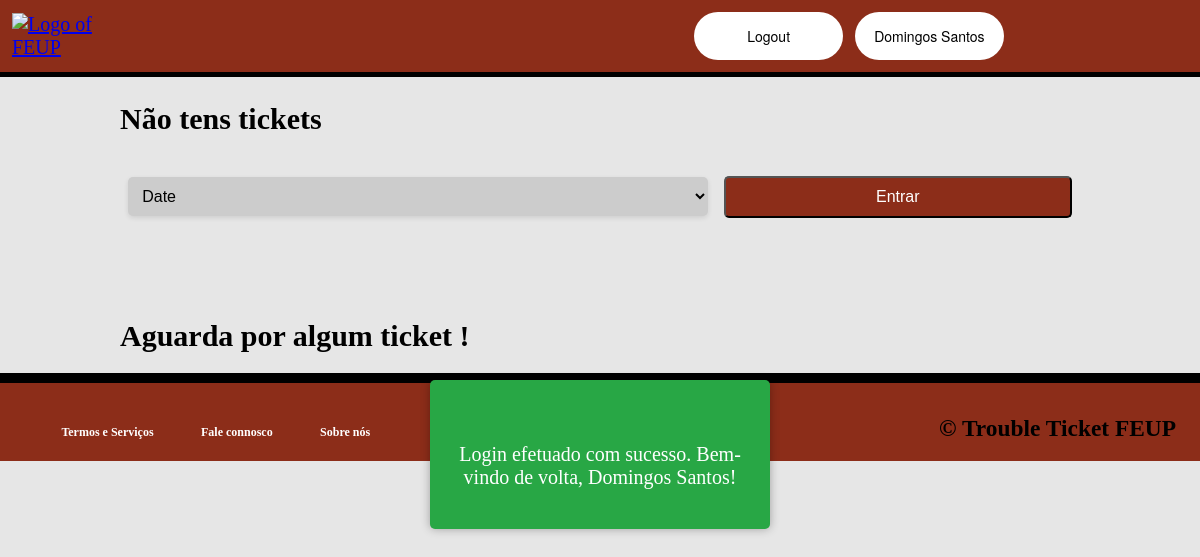
Page /pages/ticketsee.php (signed in) on the earlier database version.
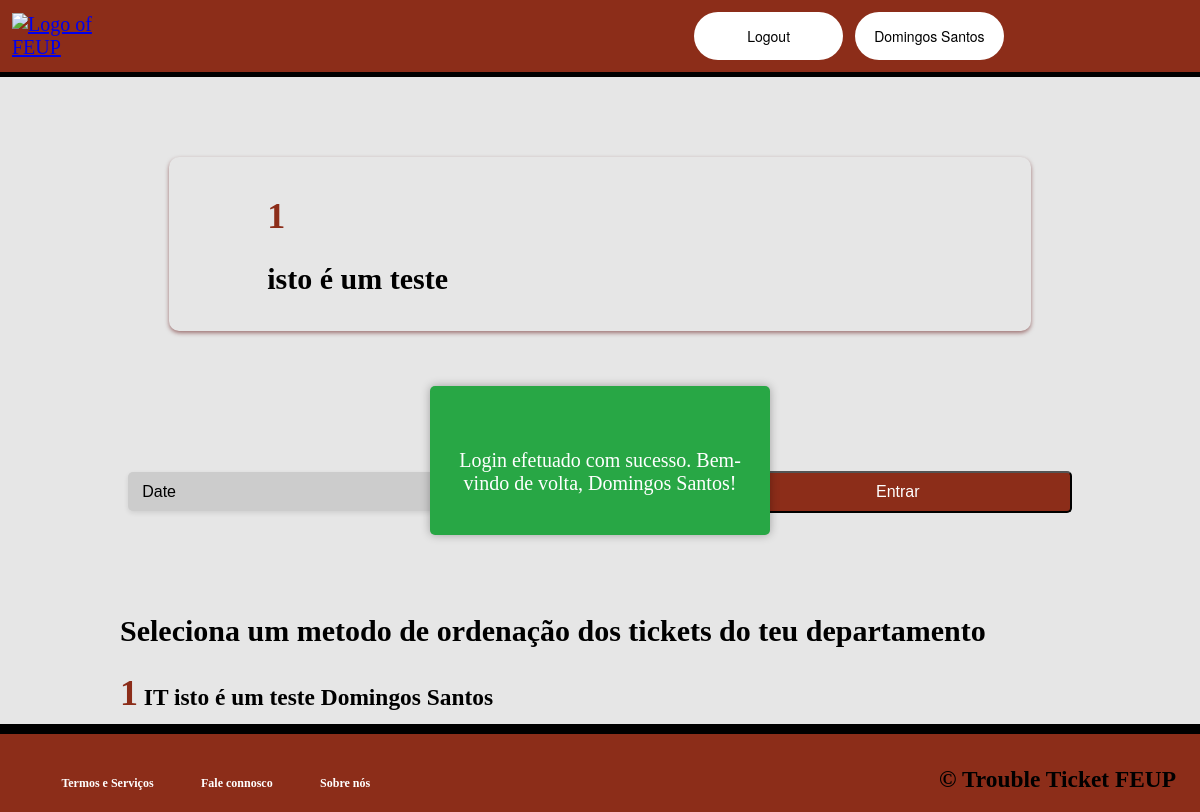
Same page on the later database version.
### tables this page shows
CREATE TABLE ticket(
	ticket_id INTEGER PRIMARY KEY,
	id INTEGER,
	department_id INTEGER, 
	status_id INTEGER,
	tittle TEXT NOT NULL,
	description TEXT NOT NULL,
	initial_date DATE NOT NULL,
	hashtag_id INTEGER DEFAULT 1,
	agent_id INTEGER DEFAULT -1,
	FOREIGN KEY(id) REFERENCES user(id),
	FOREIGN KEY(department_id) REFERENCES department(department_id),
	FOREIGN KEY(status_id) REFERENCES status(status_id)
	--- CONSTRAINT ticket_pk PRIMARY KEY(ticket_id)
);

CREATE TABLE department(
	department_id INTEGER PRIMARY KEY,
	name TEXT NOT NULL
	--- CONSTRAINT department_pk PRIMARY KEY(department_id)
);

CREATE TABLE user(
	id INTEGER PRIMARY KEY,
	role INTEGER DEFAULT 2,
	username TEXT NOT NULL,
	name TEXT NOT NULL,
	email TEXT NOT NULL,
	password TEXT NOT NULL
	--- CONSTRAINT user_pk PRIMARY KEY(id)
);

### classes/session.class.php (called while the page is built, shortened)
<?php
  class Session {
    private array $messages;
    public function __construct() {
      $this->messages = isset($_SESSION['messages']) ? $_SESSION['messages'] : array();
    }
    public function isLoggedIn() : bool {
      return isset($_SESSION['id']);
    }
    public function getMessages() {
      return $this->messages;
    }
  }
?>

### classes/ticket.class.php (called while the page is built, shortened)
<?php
  require_once('user.class.php');
  require_once('session.class.php');
  class Ticket {
    public function __construct(int $ticket_id, int $id,  int $department_id, int $status_id, string $tittle, string $description, string $initial_date,int $hashtag_id, int $agent_id) {
        $this->ticket_id = $ticket_id;
        $this->id = $id;
        $this->department_id = $department_id;
        $this->description = $description;
      }
    static function getmyTickets(PDO $db, int $id) : ?array{
      $stmt = $db->prepare('SELECT ticket_id,id,department_id,status_id,tittle,description,initial_date,hashtag_id,agent_id FROM ticket where id = ?');
      $stmt->execute(array($id));
      while($ticket = $stmt->fetch()){
        $tickets[] = new Ticket(
          $ticket['ticket_id'],
          $ticket['id'],
          $ticket['department_id'],
          $ticket['status_id'],
          $ticket['tittle'],
          $ticket['description'],
          $ticket['initial_date'],
          $ticket['hashtag_id'],
          $ticket['agent_id']
        );
      }
      if($tickets == null) {
        return null;
      }
      else {
      return $tickets;}
    }
}
  ?>

### classes/user.class.php (called while the page is built, shortened)
<?php
  class User {
    public function __construct(int $id, int $role, string $username, string $name, string $email) {
      $this->role = $role;
      $this->name = $name;
    }
    static function getUser(PDO $db, int $id) : ?User {
      $stmt = $db->prepare('SELECT id,role,username,name,email,password FROM user WHERE id = ?');
      $stmt->execute(array(intval($id)));
      $user = $stmt->fetch();
      if($user){
      return new User(
          $user['id'],
          $user['role'],
          $user['username'],
          $user['name'],
          $user['email']
      );}
      else return null;
    }
}
?>

### classes/department.class.php (called while the page is built, shortened)
<?php
  require_once('ticket.class.php');
  require_once('session.class.php');
  class Department {
    static public function getDepartmentName(PDO $db, int $department_id): string {
        $stmt = $db->prepare('SELECT name FROM department where department_id = ?');
        $stmt->execute(array($department_id));
        $name = $stmt->fetch();
        $name = ($name['name']);
        if($name){
        return $name;}
        else{
            return "null";
        }
    }
    static public function getTicketsDepartment(PDO $db , int $id, int $integer) : ?array{
      if($integer == 0){
      $stmt = $db ->prepare('SELECT DISTINCT ticket.ticket_id,ticket.id,ticket.department_id,ticket.status_id,ticket.tittle,ticket.description,ticket.initial_date,ticket.hashtag_id,ticket.agent_id FROM agent,department,ticket where ticket.department_id = department.department_id and agent.department_id = department.department_id and agent.id = ? ORDER BY ticket.initial_date');}
      $stmt->execute(array($id));
        while($ticket = $stmt->fetch()){
          $tickets[] = new Ticket(
            $ticket['ticket_id'],
            $ticket['id'],
            $ticket['department_id'],
            $ticket['status_id'],
            $ticket['tittle'],
            $ticket['description'],
            $ticket['initial_date'],
            $ticket['hashtag_id'],
            $ticket['agent_id']
          );
        }
        return $tickets;
    }
  }

### templates/tickets.tpl.php (the view, shortened to what this page needs)
<?php
require_once(dirname(__DIR__).'/database/connection.db.php');
require_once(dirname(__DIR__).'/classes/ticket.class.php');
require_once(dirname(__DIR__).'/classes/user.class.php');
require_once(dirname(__DIR__).'/classes/session.class.php');
require_once(dirname(__DIR__).'/classes/hashtag.class.php');
require_once(dirname(__DIR__).'/classes/ticket.class.php');
require_once(dirname(__DIR__).'/classes/department.class.php');
        ?> <h2><?= $ticket->ticket_id, $ticket->id, $ticket->tittle, $ticket->initial_date, $ticket->agent_id?></h2> <?php
function drawmyTickets(int $id){
    $db = getDatabaseConnection();
    $tickets = Ticket::getmyTickets($db,$id);
    if($tickets) {
    ?>
        <div id="myTickets">
        <?php foreach($tickets as $ticket){ ?>
            <div class="ticketContainer">
                <h3 class="loginItem"><a href="../pages/ticketseeonly.php?ticket_id=<?=$ticket->ticket_id?>" ><?= $ticket->ticket_id ?></a></h3>
                <h2><?= $ticket->description?></h2>
            </div>
        <?php } ?>
        </div>
        <?php
}
else {
    ?> <h2>Não tens tickets</h2> <?php
}
}
function drawDepartmentTickets(int $id) {
    $db = getDatabaseConnection();
    $user = User::getUser($db,$_SESSION['id']);
    if($user->role != 2) {
    ?>
    <div class="department-tickets">
    <form action="../actions/orderTickets.action.php" method="POST">
    <select name ="order" id="order">
        <option value="0">Date</option>
    </select>
    <input id="button" type="submit" value="Entrar">
    </form>
    </div>
    <?php
    } ?>
    <?php
    $tickets = Department::getTicketsDepartment($db,$id,$_SESSION['order']);
    if($tickets) {
        ?> <h2>Seleciona um metodo de ordenação dos tickets do teu departamento</h2> <?php
    foreach($tickets as $ticket){
        $department_name = Department::getDepartmentName($db,$ticket->department_id);
        $user_name = User::getUser($db,$ticket->id);
        ?> <h3 class="loginItem"><a href="../pages/ticketseeonly.php?ticket_id=<?=$ticket->ticket_id?>" ><?= $ticket->ticket_id?></a><?=" " .$department_name . " " . $ticket->description . " " . $user_name->name?></h3> <?php
    }
    ?></div><?php
}
    else if($tickets == null && ($_SESSION['role'] == 1 || $_SESSION['role'] == 0)) {
        ?> <h2>Aguarda por algum ticket !</h2> <?php
    }
}
    ?>

### templates/common.php (shortened to what this page needs)
<?php
    function drawHeader(Session $session) { ?>
        <!DOCTYPE html>
        <html lang="PT-pt">
            <head>
                <link rel="stylesheet" href="../css/header.css">
                <link rel="stylesheet" href="../css/index.css">
                <link rel="stylesheet" href="../css/drawInfoTicket.css">
                <link rel="stylesheet" href="../css/accordion.css">
                <link rel="stylesheet" href="../css/footer.css">
                <link rel="stylesheet" href="../css/messages.css">
                <link rel="stylesheet" href="../css/profile.css">
                <link rel="stylesheet" href="../css/faqAnswer.css">
                <link rel="stylesheet" href="../css/ticketManaging.css">
                <link rel="stylesheet" href="../css/editFaq.css">
                <link rel="stylesheet" href="../css/login.css">
                <link rel="stylesheet" href="../css/drawAcessDenied.css">
                <link rel="stylesheet" href="../css/search.css">
                <link rel="stylesheet" href="../css/editUser.css">
                <link rel="stylesheet" href="../css/register.css">
                <link rel="stylesheet" href="../css/addTicket.css">
                <link rel="stylesheet" href="../css/myTickets.css">
                <link rel="stylesheet" href="../css/editTicket.css">
                <link rel="stylesheet" href="../css/ticket.css">
                <link rel="stylesheet" href="../css/ticketsPerHashtag.css">
            </head>
            <body>
                <header>
                        <a href="../pages/index.php">
                            <img src="https://dec.fe.up.pt/wp-content/uploads/2021/03/logo-feup-white.png" alt="Logo of FEUP">
                        </a>
                        <?php
                            if ($session->isLoggedIn())
                            drawLoginUser($session->getId(), $session->getName());
                            else drawDefaultUser();
                        ?>
                </header>
            </body>
            <main>
            <?php
        }
        function drawLoginUser(int $id, string $name) { ?>
            <div id="login">
                <button>
                    <a href="../actions/logout.action.php">Logout</a>
                </button>
                <button>
                    <a href="../pages/profile.php?id=<?=$id?>"><?=$name?></a>
                </button>
            </div>
        <?php
        }
        function drawDefaultUser() { ?>
        <?php }
        function drawMessages(Session $session) {
            echo '<div id="popup-container">';
            foreach ($session->getMessages() as $message) {
                echo '<div class="popup-alert ' . $message['type'] . '">';
                echo '<p>' . $message['text'] . '</p>';
                echo '</div>';
            }
            echo '</div>';
        }
function drawFooter() { ?>
    </main>
    <footer>
        <div class="footer">
            <nav>
            <div class = "footer-links">
                <h3><a href="../pages/index.php">Termos e Serviços</a></h3>
                <h3><a href="../pages/index.php">Fale connosco</a></h3>
                <h3><a href="../pages/index.php">Sobre nós</a></h3>
            </div>
            </nav>
            <h3> &#169; Trouble Ticket FEUP</h3>
           </div>
    </footer>
    </body>
</html> <?php
}
?>

### pages/ticketsee.php (shortened to what this page needs)
<?php
require_once(dirname(__DIR__).'/templates/common.php');
require_once(dirname(__DIR__).'/classes/session.class.php');
require_once(dirname(__DIR__).'/classes/ticket.class.php');
require_once(dirname(__DIR__).'/classes/department.class.php');
require_once(dirname(__DIR__).'/templates/tickets.tpl.php');
$session = new Session();
drawHeader($session);
if (count($session->getMessages())) drawMessages($session);
drawmyTickets($_SESSION['id']);
drawDepartmentTickets($_SESSION['id']);
drawFooter();
?>

### css/header.css (style rules this page uses)
body { background-color: #f2f2f2; margin: 0; padding: 0; }
header { display: flex; flex-direction: row; justify-content: space-between; align-items: center; padding: 1%; background-color: #8C2D19; border-bottom: 5px solid black; color: #fff; margin-bottom: 0; }
header > a > img { width: 25%; height: auto; margin-right: 2%; }
#login { display: grid; grid-template-columns: repeat(3, 1fr); grid-gap: 1vw; color: #fff; text-decoration: none; color: #fff; transition: color 0.3s ease; margin-right: 2%; }
#login > button { background-color: white; white-space: nowrap; display: inline-block; border-radius: 2vw; border-style: none; box-sizing: border-box; color: #ffffff; cursor: pointer; display: inline-block; font-family: "Haas Grot Text R Web", "Helvetica Neue", Helvetica, Arial, sans-serif; font-size: 70%; font-weight: 500; height: 4vw; line-height: 2vw; list-style: none; margin: 0; outline: none; padding: 1vw 1.6vw; position: relative; text-align: center; text-decoration: none; transition: color 100ms; vertical-align: baseline; user-select: none; -webkit-user-select: none; touch-action: manipulation; }
#login > button > a { text-decoration: none; color: black; transition: color 0.3s ease; }

### css/index.css (style rules this page uses)
body { font-size: 20px; margin: 0; padding: 0; background-color: #f7f7f7; }

### css/footer.css (style rules this page uses)
.footer { display: flex; flex-direction: row; justify-content: space-between; background-color: #8C2D19; border-top: 10px solid black; align-items: center; padding: 2%; color: #fff; height: 30px; }
.footer a { font-size: 1vw; text-decoration: none; color: #fff; transition: black 0.3s ease; margin: 10px; white-space: nowrap; }
.footer-links { width: auto; display: flex; flex-direction: row; justify-content: space-between; }

### css/messages.css (style rules this page uses)
#popup-container { position: fixed; top: 50%; left: 50%; transform: translate(-50%, -50%); width: 300px; border-radius: 8px; padding: 20px; z-index: 9999; display: flex; flex-direction: column; align-items: center; justify-content: center; }
.popup-alert { display: flex; align-items: center; justify-content: center; position: absolute; text-align: center; top: 0; left: 0; right: 0; padding: 20px; background-color: rgba(0, 0, 0, 0.8); color: #fff; border-radius: 5px; box-shadow: 0 0 10px rgba(0, 0, 0, 0.3); opacity: 0; transform: translateY(-100%); animation: fade-in 0.5s forwards; }
.popup-alert.success { background-color: #28a745; }

### css/profile.css (style rules this page uses)
:root { --backgroundColor: #e6e6e6; --buttonColor: #8c2d19; --buttonHoverColor: #d24016; --whiteColor: white; --borderColor: #ccc; }
body { background-color: #e6e6e6; }

### css/ticketManaging.css (style rules this page uses)
form, select, label { margin: 0; padding: 0; border: none; font-family: Arial, sans-serif; box-sizing: border-box; }
select { width: 100%; padding: 10px; font-size: 16px; border-radius: 5px; background-color: #fff; box-shadow: 0 2px 5px rgba(0, 0, 0, 0.1); transition: box-shadow 0.3s ease-in-out; }
option { padding: 5px; }

### css/editFaq.css (style rules this page uses)
:root { --backgroundColor: #e6e6e6; --buttonColor: #8c2d19; --buttonHoverColor: #d24016; --whiteColor: white; --borderColor: #ccc; }

### css/login.css (style rules this page uses)
:root { --backgroundColor: #e6e6e6; --buttonColor: #8c2d19; --buttonHoverColor: #d24016; --whiteColor: white; --borderColor: #ccc; --buttonShadowColor: #8c2d19; }

### css/drawAcessDenied.css (style rules this page uses)
:root { --backgroundColor: #e6e6e6; --principalColor: #8c2d19; --buttonHoverColor: #d24016; --whiteColor: white; --borderColor: #ccc; --boxShadow: 0px 0px 5px 0px var(--principalColor); }

### css/search.css (style rules this page uses)
:root { --backgroundColor: #e6e6e6; --buttonColor: #8c2d19; --buttonHoverColor: #d24016; --whiteColor: white; --borderColor: #ccc; }

### css/editUser.css (style rules this page uses)
:root { --backgroundColor: #e6e6e6; --borderColor: #ccc; --seeProfileShadow: 0 0 5px rgba(94, 2, 2, 0.582); --boxShadowForm: 0 0 5px rgba(0, 0, 0, 0.2); --principalColor: #8c2d19; --whiteColor: white; --submitHoverColor: #d24016; }
body { background-color: var(--backgroundColor); }

### css/register.css (style rules this page uses)
:root { --principalColor: #8C2D19; --backgroundColor: #e6e6e6; --whiteColor: #FFF; --focusBorderColor: rgba(140, 45, 25, 0.5); --submitHoverColor: #D24016; --borderColor: #ccc; --errorColor: red; --successColor: green; --blackColor: black; }

### css/addTicket.css (style rules this page uses)
:root { --principalColor: #8C2D19; --backgroundColor: #e6e6e6; --whiteColor: #FFF; --focusBorderColor: rgba(140, 45, 25, 0.5); --submitHoverColor: #D24016; --borderColor: #ccc; --blackColor: black; }

### css/editTicket.css (style rules this page uses)
:root { --backgroundColor: #e6e6e6; --principalColor: #8c2d19; --buttonHoverColor: #d24016; --whiteColor: white; --borderColor: #ccc; --boxShadow: 0px 0px 5px 0px var(--principalColor); }

Differences in the rows shown:
added ticket: ticket_id "1", description "isto é um teste", department.name "IT", id.name "Domingos Santos"
Other differences:
text no longer shown: "Não tens tickets Aguarda por algum ticket !"
text now shown: "Seleciona um metodo de ordenação dos tickets do teu departamento"
